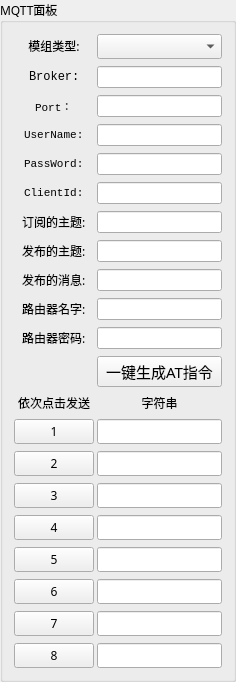
        <widget class="QGroupBox" name="groupBox_mqtt">
         <property name="sizePolicy">
          <sizepolicy hsizetype="Expanding" vsizetype="Expanding">
           <horstretch>0</horstretch>
           <verstretch>0</verstretch>
          </sizepolicy>
         </property>
         <property name="font">
          <font>
           <family>微软雅黑</family>
           <weight>50</weight>
           <bold>false</bold>
          </font>
         </property>
         <property name="contextMenuPolicy">
          <enum>Qt::PreventContextMenu</enum>
         </property>
         <property name="layoutDirection">
          <enum>Qt::LeftToRight</enum>
         </property>
         <property name="title">
          <string>MQTT面板</string>
         </property>
         <layout class="QVBoxLayout" name="verticalLayout_6">
          <item>
           <layout class="QFormLayout" name="formLayout_2">
            <property name="sizeConstraint">
             <enum>QLayout::SetDefaultConstraint</enum>
            </property>
            <property name="rowWrapPolicy">
             <enum>QFormLayout::WrapLongRows</enum>
            </property>
            <property name="labelAlignment">
             <set>Qt::AlignCenter</set>
            </property>
            <property name="horizontalSpacing">
             <number>3</number>
            </property>
            <property name="verticalSpacing">
             <number>7</number>
            </property>
            <item row="0" column="0">
             <widget class="QLabel" name="label_6">
              <property name="font">
               <font>
                <family>微软雅黑</family>
                <weight>50</weight>
                <bold>false</bold>
               </font>
              </property>
              <property name="layoutDirection">
               <enum>Qt::LeftToRight</enum>
              </property>
              <property name="text">
               <string>&lt;html&gt;&lt;head/&gt;&lt;body&gt;&lt;p align=&quot;center&quot;&gt;模组类型:&lt;/p&gt;&lt;/body&gt;&lt;/html&gt;</string>
              </property>
              <property name="textFormat">
               <enum>Qt::AutoText</enum>
              </property>
             </widget>
            </item>
            <item row="0" column="1">
             <widget class="QComboBox" name="cb_mqtt_select_module_type"/>
            </item>
            <item row="1" column="0">
             <widget class="QLabel" name="label_7">
              <property name="font">
               <font>
                <family>Consolas</family>
                <weight>50</weight>
                <bold>false</bold>
               </font>
              </property>
              <property name="text">
               <string>Broker:</string>
              </property>
             </widget>
            </item>
            <item row="1" column="1">
             <widget class="QLineEdit" name="ed_broker">
              <property name="font">
               <font>
                <family>Consolas</family>
                <weight>50</weight>
                <bold>false</bold>
               </font>
              </property>
              <property name="text">
               <string/>
              </property>
             </widget>
            </item>
            <item row="2" column="0">
             <widget class="QLabel" name="label_8">
              <property name="font">
               <font>
                <family>Consolas</family>
                <pointsize>8</pointsize>
                <weight>50</weight>
                <bold>false</bold>
               </font>
              </property>
              <property name="text">
               <string>Port：</string>
              </property>
             </widget>
            </item>
            <item row="2" column="1">
             <widget class="QLineEdit" name="ed_port">
              <property name="font">
               <font>
                <family>Consolas</family>
                <weight>50</weight>
                <bold>false</bold>
               </font>
              </property>
              <property name="text">
               <string/>
              </property>
             </widget>
            </item>
            <item row="3" column="0">
             <widget class="QLabel" name="label_9">
              <property name="font">
               <font>
                <family>Consolas</family>
                <pointsize>8</pointsize>
                <weight>50</weight>
                <bold>false</bold>
               </font>
              </property>
              <property name="text">
               <string>UserName:</string>
              </property>
             </widget>
            </item>
            <item row="3" column="1">
             <widget class="QLineEdit" name="ed_username">
              <property name="font">
               <font>
                <family>Consolas</family>
                <weight>50</weight>
                <bold>false</bold>
               </font>
              </property>
              <property name="text">
               <string/>
              </property>
             </widget>
            </item>
            <item row="4" column="0">
             <widget class="QLabel" name="label_10">
              <property name="font">
               <font>
                <family>Consolas</family>
                <pointsize>8</pointsize>
                <weight>50</weight>
                <italic>false</italic>
                <bold>false</bold>
               </font>
              </property>
              <property name="text">
               <string>PassWord:</string>
              </property>
             </widget>
            </item>
            <item row="4" column="1">
             <widget class="QLineEdit" name="ed_password">
              <property name="font">
               <font>
                <family>Consolas</family>
                <weight>50</weight>
                <bold>false</bold>
               </font>
              </property>
              <property name="text">
               <string/>
              </property>
             </widget>
            </item>
            <item row="5" column="0">
             <widget class="QLabel" name="label_11">
              <property name="font">
               <font>
                <family>Consolas</family>
                <pointsize>8</pointsize>
                <weight>50</weight>
                <bold>false</bold>
               </font>
              </property>
              <property name="text">
               <string>ClientId:</string>
              </property>
             </widget>
            </item>
            <item row="5" column="1">
             <widget class="QLineEdit" name="ed_clientId">
              <property name="font">
               <font>
                <family>Consolas</family>
                <weight>50</weight>
                <bold>false</bold>
               </font>
              </property>
              <property name="text">
               <string/>
              </property>
             </widget>
            </item>
            <item row="6" column="0">
             <widget class="QLabel" name="label_15">
              <property name="font">
               <font>
                <family>微软雅黑</family>
                <weight>50</weight>
                <bold>false</bold>
               </font>
              </property>
              <property name="text">
               <string>订阅的主题:</string>
              </property>
             </widget>
            </item>
            <item row="6" column="1">
             <widget class="QLineEdit" name="ed_mqtt_sub_topic">
              <property name="font">
               <font>
                <family>Consolas</family>
                <weight>50</weight>
                <bold>false</bold>
               </font>
              </property>
              <property name="text">
               <string/>
              </property>
             </widget>
            </item>
            <item row="7" column="0">
             <widget class="QLabel" name="label_18">
              <property name="font">
               <font>
                <family>微软雅黑</family>
                <weight>50</weight>
                <bold>false</bold>
               </font>
              </property>
              <property name="text">
               <string>发布的主题:</string>
              </property>
             </widget>
            </item>
            <item row="7" column="1">
             <widget class="QLineEdit" name="ed_mqtt_pub_topic">
              <property name="font">
               <font>
                <family>Consolas</family>
                <weight>50</weight>
                <bold>false</bold>
               </font>
              </property>
              <property name="text">
               <string/>
              </property>
             </widget>
            </item>
            <item row="8" column="0">
             <widget class="QLabel" name="label_19">
              <property name="font">
               <font>
                <family>微软雅黑</family>
                <weight>50</weight>
                <bold>false</bold>
               </font>
              </property>
              <property name="text">
               <string>发布的消息:</string>
              </property>
             </widget>
            </item>
            <item row="8" column="1">
             <widget class="QLineEdit" name="ed_mqtt_pub_msg">
              <property name="font">
               <font>
                <family>Consolas</family>
                <weight>50</weight>
                <bold>false</bold>
               </font>
              </property>
              <property name="text">
               <string/>
              </property>
             </widget>
            </item>
            <item row="9" column="0">
             <widget class="QLabel" name="label_13">
              <property name="font">
               <font>
                <family>微软雅黑</family>
                <pointsize>9</pointsize>
                <weight>50</weight>
                <bold>false</bold>
               </font>
              </property>
              <property name="text">
               <string>路由器名字:</string>
              </property>
             </widget>
            </item>
            <item row="9" column="1">
             <widget class="QLineEdit" name="ed_ssid">
              <property name="font">
               <font>
                <family>Consolas</family>
                <weight>50</weight>
                <bold>false</bold>
               </font>
              </property>
              <property name="text">
               <string/>
              </property>
             </widget>
            </item>
            <item row="10" column="0">
             <widget class="QLabel" name="label_14">
              <property name="font">
               <font>
                <family>微软雅黑</family>
                <weight>50</weight>
                <bold>false</bold>
               </font>
              </property>
              <property name="text">
               <string>路由器密码:</string>
              </property>
             </widget>
            </item>
            <item row="10" column="1">
             <widget class="QLineEdit" name="ed_SSIDpassword">
              <property name="font">
               <font>
                <family>Consolas</family>
                <weight>50</weight>
                <bold>false</bold>
               </font>
              </property>
              <property name="text">
               <string/>
              </property>
             </widget>
            </item>
            <item row="11" column="0">
             <widget class="QLabel" name="label_12">
              <property name="text">
               <string/>
              </property>
             </widget>
            </item>
            <item row="11" column="1">
             <widget class="QPushButton" name="bt_mqtt_create">
              <property name="sizePolicy">
               <sizepolicy hsizetype="Expanding" vsizetype="Fixed">
                <horstretch>0</horstretch>
                <verstretch>0</verstretch>
               </sizepolicy>
              </property>
              <property name="minimumSize">
               <size>
                <width>0</width>
                <height>23</height>
               </size>
              </property>
              <property name="font">
               <font>
                <family>微软雅黑</family>
                <pointsize>11</pointsize>
                <weight>50</weight>
                <italic>false</italic>
                <bold>false</bold>
               </font>
              </property>
              <property name="layoutDirection">
               <enum>Qt::LeftToRight</enum>
              </property>
              <property name="styleSheet">
               <string notr="true">border-color: rgb(85, 170, 255);
font: 11pt ;</string>
              </property>
              <property name="text">
               <string>一键生成AT指令</string>
              </property>
             </widget>
            </item>
            <item row="12" column="0">
             <widget class="QLabel" name="label_16">
              <property name="font">
               <font>
                <family>微软雅黑</family>
                <pointsize>9</pointsize>
                <weight>50</weight>
                <bold>false</bold>
               </font>
              </property>
              <property name="text">
               <string>依次点击发送</string>
              </property>
             </widget>
            </item>
            <item row="12" column="1">
             <widget class="QLabel" name="label_17">
              <property name="font">
               <font>
                <family>微软雅黑</family>
                <weight>50</weight>
                <bold>false</bold>
               </font>
              </property>
              <property name="text">
               <string>字符串</string>
              </property>
              <property name="alignment">
               <set>Qt::AlignCenter</set>
              </property>
             </widget>
            </item>
            <item row="13" column="0">
             <widget class="QPushButton" name="bt_mqtt_send_1">
              <property name="font">
               <font>
                <family>微软雅黑</family>
                <pointsize>9</pointsize>
                <weight>50</weight>
                <bold>false</bold>
               </font>
              </property>
              <property name="text">
               <string>1</string>
              </property>
             </widget>
            </item>
            <item row="13" column="1">
             <widget class="QLineEdit" name="ed_mqtt_set_1">
              <property name="sizePolicy">
               <sizepolicy hsizetype="Expanding" vsizetype="Minimum">
                <horstretch>0</horstretch>
                <verstretch>0</verstretch>
               </sizepolicy>
              </property>
              <property name="font">
               <font>
                <family>Consolas</family>
                <pointsize>9</pointsize>
                <weight>50</weight>
                <bold>false</bold>
               </font>
              </property>
              <property name="layoutDirection">
               <enum>Qt::LeftToRight</enum>
              </property>
              <property name="alignment">
               <set>Qt::AlignLeading|Qt::AlignLeft|Qt::AlignVCenter</set>
              </property>
             </widget>
            </item>
            <item row="14" column="0">
             <widget class="QPushButton" name="bt_mqtt_send_2">
              <property name="font">
               <font>
                <family>微软雅黑</family>
                <pointsize>9</pointsize>
                <weight>50</weight>
                <bold>false</bold>
               </font>
              </property>
              <property name="text">
               <string>2</string>
              </property>
             </widget>
            </item>
            <item row="14" column="1">
             <widget class="QLineEdit" name="ed_mqtt_set_2">
              <property name="sizePolicy">
               <sizepolicy hsizetype="Expanding" vsizetype="Minimum">
                <horstretch>0</horstretch>
                <verstretch>0</verstretch>
               </sizepolicy>
              </property>
              <property name="font">
               <font>
                <family>Consolas</family>
                <pointsize>9</pointsize>
                <weight>50</weight>
                <bold>false</bold>
               </font>
              </property>
              <property name="layoutDirection">
               <enum>Qt::LeftToRight</enum>
              </property>
              <property name="alignment">
               <set>Qt::AlignLeading|Qt::AlignLeft|Qt::AlignVCenter</set>
              </property>
             </widget>
            </item>
            <item row="15" column="0">
             <widget class="QPushButton" name="bt_mqtt_send_3">
              <property name="font">
               <font>
                <family>微软雅黑</family>
                <pointsize>9</pointsize>
                <weight>50</weight>
                <bold>false</bold>
               </font>
              </property>
              <property name="text">
               <string>3</string>
              </property>
             </widget>
            </item>
            <item row="15" column="1">
             <widget class="QLineEdit" name="ed_mqtt_set_3">
              <property name="sizePolicy">
               <sizepolicy hsizetype="Expanding" vsizetype="Minimum">
                <horstretch>0</horstretch>
                <verstretch>0</verstretch>
               </sizepolicy>
              </property>
              <property name="font">
               <font>
                <family>Consolas</family>
                <pointsize>9</pointsize>
                <weight>50</weight>
                <bold>false</bold>
               </font>
              </property>
              <property name="layoutDirection">
               <enum>Qt::LeftToRight</enum>
              </property>
              <property name="alignment">
               <set>Qt::AlignLeading|Qt::AlignLeft|Qt::AlignVCenter</set>
              </property>
             </widget>
            </item>
            <item row="16" column="0">
             <widget class="QPushButton" name="bt_mqtt_send_4">
              <property name="font">
               <font>
                <family>微软雅黑</family>
                <pointsize>9</pointsize>
                <weight>50</weight>
                <bold>false</bold>
               </font>
              </property>
              <property name="text">
               <string>4</string>
              </property>
             </widget>
            </item>
            <item row="16" column="1">
             <widget class="QLineEdit" name="ed_mqtt_set_4">
              <property name="sizePolicy">
               <sizepolicy hsizetype="Expanding" vsizetype="Minimum">
                <horstretch>0</horstretch>
                <verstretch>0</verstretch>
               </sizepolicy>
              </property>
              <property name="font">
               <font>
                <family>Consolas</family>
                <pointsize>9</pointsize>
                <weight>50</weight>
                <bold>false</bold>
               </font>
              </property>
              <property name="layoutDirection">
               <enum>Qt::RightToLeft</enum>
              </property>
              <property name="alignment">
               <set>Qt::AlignLeading|Qt::AlignLeft|Qt::AlignVCenter</set>
              </property>
             </widget>
            </item>
            <item row="17" column="0">
             <widget class="QPushButton" name="bt_mqtt_send_5">
              <property name="font">
               <font>
                <family>微软雅黑</family>
                <pointsize>9</pointsize>
                <weight>50</weight>
                <bold>false</bold>
               </font>
              </property>
              <property name="text">
               <string>5</string>
              </property>
             </widget>
            </item>
            <item row="17" column="1">
             <widget class="QLineEdit" name="ed_mqtt_set_5">
              <property name="sizePolicy">
               <sizepolicy hsizetype="Expanding" vsizetype="Minimum">
                <horstretch>0</horstretch>
                <verstretch>0</verstretch>
               </sizepolicy>
              </property>
              <property name="font">
               <font>
                <family>Consolas</family>
                <pointsize>9</pointsize>
                <weight>50</weight>
                <bold>false</bold>
               </font>
              </property>
              <property name="layoutDirection">
               <enum>Qt::LeftToRight</enum>
              </property>
              <property name="alignment">
               <set>Qt::AlignLeading|Qt::AlignLeft|Qt::AlignVCenter</set>
              </property>
             </widget>
            </item>
            <item row="18" column="0">
             <widget class="QPushButton" name="bt_mqtt_send_6">
              <property name="font">
               <font>
                <family>微软雅黑</family>
                <pointsize>9</pointsize>
                <weight>50</weight>
                <bold>false</bold>
               </font>
              </property>
              <property name="text">
               <string>6</string>
              </property>
             </widget>
            </item>
            <item row="18" column="1">
             <widget class="QLineEdit" name="ed_mqtt_set_6">
              <property name="sizePolicy">
               <sizepolicy hsizetype="Expanding" vsizetype="Minimum">
                <horstretch>0</horstretch>
                <verstretch>0</verstretch>
               </sizepolicy>
              </property>
              <property name="font">
               <font>
                <family>Consolas</family>
                <pointsize>9</pointsize>
                <weight>50</weight>
                <bold>false</bold>
               </font>
              </property>
              <property name="layoutDirection">
               <enum>Qt::LeftToRight</enum>
              </property>
              <property name="alignment">
               <set>Qt::AlignLeading|Qt::AlignLeft|Qt::AlignVCenter</set>
              </property>
             </widget>
            </item>
            <item row="19" column="0">
             <widget class="QPushButton" name="bt_mqtt_send_7">
              <property name="font">
               <font>
                <family>微软雅黑</family>
                <pointsize>9</pointsize>
                <weight>50</weight>
                <bold>false</bold>
               </font>
              </property>
              <property name="text">
               <string>7</string>
              </property>
             </widget>
            </item>
            <item row="19" column="1">
             <widget class="QLineEdit" name="ed_mqtt_set_7">
              <property name="sizePolicy">
               <sizepolicy hsizetype="Expanding" vsizetype="Minimum">
                <horstretch>0</horstretch>
                <verstretch>0</verstretch>
               </sizepolicy>
              </property>
              <property name="font">
               <font>
                <family>Consolas</family>
                <pointsize>9</pointsize>
                <weight>50</weight>
                <bold>false</bold>
               </font>
              </property>
              <property name="layoutDirection">
               <enum>Qt::LeftToRight</enum>
              </property>
              <property name="alignment">
               <set>Qt::AlignLeading|Qt::AlignLeft|Qt::AlignVCenter</set>
              </property>
             </widget>
            </item>
            <item row="20" column="0">
             <widget class="QPushButton" name="bt_mqtt_send_8">
              <property name="font">
               <font>
                <family>微软雅黑</family>
                <pointsize>9</pointsize>
                <weight>50</weight>
                <bold>false</bold>
               </font>
              </property>
              <property name="text">
               <string>8</string>
              </property>
             </widget>
            </item>
            <item row="20" column="1">
             <widget class="QLineEdit" name="ed_mqtt_set_8">
              <property name="sizePolicy">
               <sizepolicy hsizetype="Expanding" vsizetype="Minimum">
                <horstretch>0</horstretch>
                <verstretch>0</verstretch>
               </sizepolicy>
              </property>
              <property name="font">
               <font>
                <family>Consolas</family>
                <pointsize>9</pointsize>
                <weight>50</weight>
                <bold>false</bold>
               </font>
              </property>
              <property name="layoutDirection">
               <enum>Qt::LeftToRight</enum>
              </property>
              <property name="alignment">
               <set>Qt::AlignLeading|Qt::AlignLeft|Qt::AlignVCenter</set>
              </property>
             </widget>
            </item>
           </layout>
          </item>
         </layout>
        </widget>
